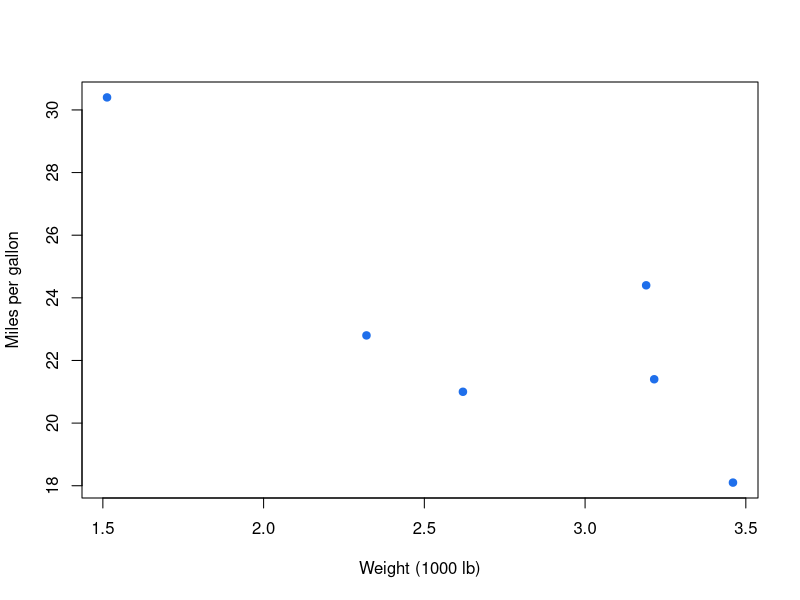
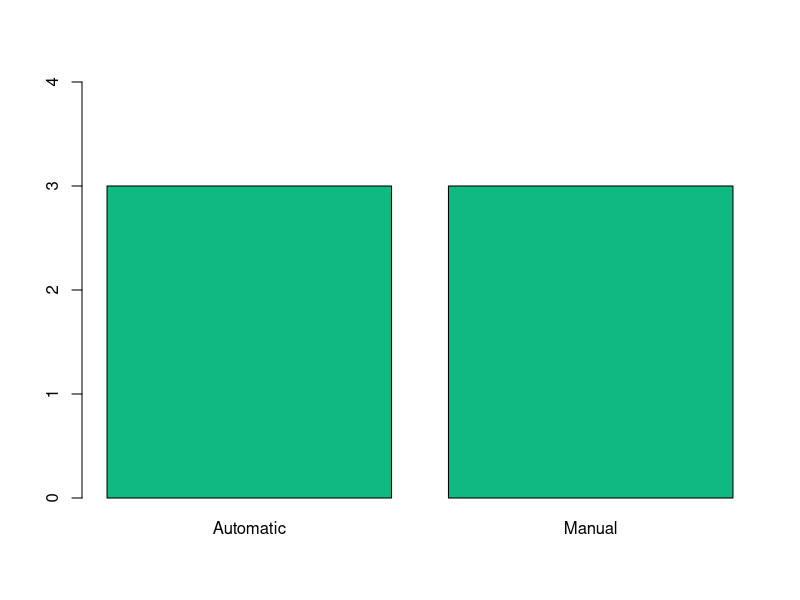
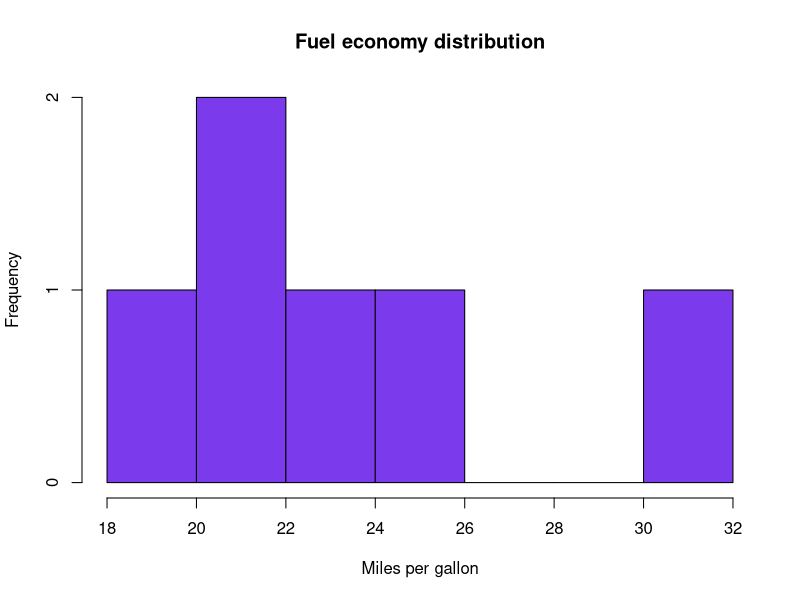

Generate these figures, in order, with R:
# R Fundamental and Statistical Analysis for Beginners
# Lab 7: Base R Chart Selection
# Version v15.0 · 20 August 2026

read_input <- function() {
  if (requireNamespace("readxl", quietly = TRUE)) {
    readxl::read_excel("lab-workbook.xlsx", sheet = "Input_Data")
  } else {
    read.csv("input-data.csv", stringsAsFactors = FALSE)
  }
}

d <- read_input()
stopifnot(nrow(d) > 0)
png("scatter.png"); plot(d$wt,d$mpg,pch=19,col="#1F6FEB",xlab="Weight (1000 lb)",ylab="Miles per gallon"); dev.off()
png("bar.png"); barplot(table(d$transmission),ylim=c(0,max(table(d$transmission))+1),col="#10B981"); dev.off()
png("histogram.png"); hist(d$mpg,breaks=5,col="#7C3AED",main="Fuel economy distribution",xlab="Miles per gallon"); dev.off()
write.csv(data.frame(question=c("relationship","category count","distribution"),file=c("scatter.png","bar.png","histogram.png")),"analysis_output.csv",row.names=FALSE)
cat("LAB VERIFIED: outputs created and checks passed\n")
